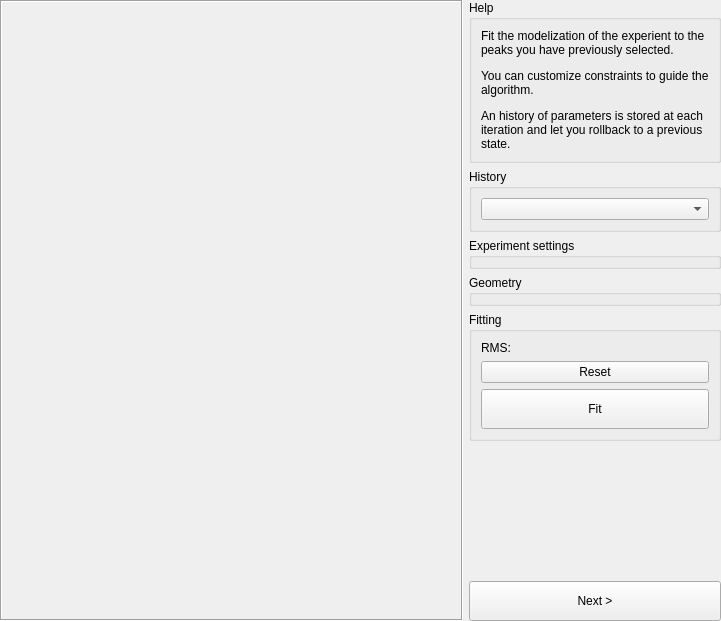
<?xml version="1.0" encoding="UTF-8"?>
<ui version="4.0">
 <class>Form</class>
 <widget class="QWidget" name="Form">
  <property name="geometry">
   <rect>
    <x>0</x>
    <y>0</y>
    <width>721</width>
    <height>621</height>
   </rect>
  </property>
  <property name="windowTitle">
   <string>Geometry fitting</string>
  </property>
  <layout class="QHBoxLayout" name="horizontalLayout" stretch="1,0">
   <property name="margin">
    <number>0</number>
   </property>
   <item>
    <widget class="QFrame" name="_imageHolder">
     <property name="frameShape">
      <enum>QFrame::Box</enum>
     </property>
     <property name="frameShadow">
      <enum>QFrame::Sunken</enum>
     </property>
     <property name="lineWidth">
      <number>1</number>
     </property>
    </widget>
   </item>
   <item>
    <widget class="QWidget" name="widget" native="true">
     <layout class="QVBoxLayout" name="verticalLayout_3" stretch="0,0,0,0,0,1,0">
      <property name="margin">
       <number>0</number>
      </property>
      <item>
       <widget class="QGroupBox" name="groupBox_8">
        <property name="sizePolicy">
         <sizepolicy hsizetype="Preferred" vsizetype="Fixed">
          <horstretch>0</horstretch>
          <verstretch>0</verstretch>
         </sizepolicy>
        </property>
        <property name="title">
         <string>Help</string>
        </property>
        <layout class="QVBoxLayout" name="verticalLayout_12">
         <item>
          <widget class="QLabel" name="label_48">
           <property name="text">
            <string>&lt;html&gt;&lt;head/&gt;&lt;body&gt;&lt;p&gt;Fit the modelization of the experient to the peaks you have previously selected.&lt;/p&gt;&lt;p&gt;You can customize constraints to guide the algorithm.&lt;/p&gt;&lt;p&gt;An history of parameters is stored at each iteration and let you rollback to a previous state.&lt;/p&gt;&lt;/body&gt;&lt;/html&gt;</string>
           </property>
           <property name="wordWrap">
            <bool>true</bool>
           </property>
          </widget>
         </item>
        </layout>
       </widget>
      </item>
      <item>
       <widget class="QGroupBox" name="_settings_2">
        <property name="title">
         <string>History</string>
        </property>
        <layout class="QHBoxLayout" name="horizontalLayout_2">
         <item>
          <widget class="GeometryHistoryComboBox" name="_geometryHistoryCombo"/>
         </item>
        </layout>
       </widget>
      </item>
      <item>
       <widget class="QGroupBox" name="_settings">
        <property name="title">
         <string>Experiment settings</string>
        </property>
       </widget>
      </item>
      <item>
       <widget class="QGroupBox" name="_geometry">
        <property name="title">
         <string>Geometry</string>
        </property>
       </widget>
      </item>
      <item>
       <widget class="QGroupBox" name="_fitting">
        <property name="title">
         <string>Fitting</string>
        </property>
        <layout class="QGridLayout" name="gridLayout_10" columnstretch="0,1">
         <item row="1" column="0" colspan="2">
          <widget class="WaitingPushButton" name="_resetButton">
           <property name="toolTip">
            <string>Guess geometry parameters based on the previously selected peaks</string>
           </property>
           <property name="text">
            <string>Reset</string>
           </property>
          </widget>
         </item>
         <item row="4" column="0" colspan="2">
          <widget class="WaitingPushButton" name="_fitButton">
           <property name="minimumSize">
            <size>
             <width>0</width>
             <height>40</height>
            </size>
           </property>
           <property name="toolTip">
            <string>Tune paramerters of the geometry to improve the location of the ring over the previously selected peaks</string>
           </property>
           <property name="text">
            <string>Fit</string>
           </property>
          </widget>
         </item>
         <item row="0" column="1">
          <widget class="QLabel" name="_currentResidual">
           <property name="text">
            <string/>
           </property>
          </widget>
         </item>
         <item row="0" column="0">
          <widget class="QLabel" name="label_3">
           <property name="toolTip">
            <string>Root mean square (estimation of the imperfection of the fit)</string>
           </property>
           <property name="text">
            <string>RMS:</string>
           </property>
          </widget>
         </item>
        </layout>
       </widget>
      </item>
      <item>
       <spacer name="verticalSpacer">
        <property name="orientation">
         <enum>Qt::Vertical</enum>
        </property>
        <property name="sizeHint" stdset="0">
         <size>
          <width>0</width>
          <height>0</height>
         </size>
        </property>
       </spacer>
      </item>
      <item>
       <widget class="QPushButton" name="_nextStep">
        <property name="minimumSize">
         <size>
          <width>0</width>
          <height>40</height>
         </size>
        </property>
        <property name="text">
         <string>Next &gt;</string>
        </property>
       </widget>
      </item>
     </layout>
    </widget>
   </item>
  </layout>
 </widget>
 <customwidgets>
  <customwidget>
   <class>WaitingPushButton</class>
   <extends>QPushButton</extends>
   <header>silx.gui.widgets.WaitingPushButton</header>
  </customwidget>
  <customwidget>
   <class>GeometryHistoryComboBox</class>
   <extends>QComboBox</extends>
   <header>pyFAI.gui.widgets.GeometryHistoryComboBox</header>
  </customwidget>
 </customwidgets>
 <resources/>
 <connections/>
</ui>
